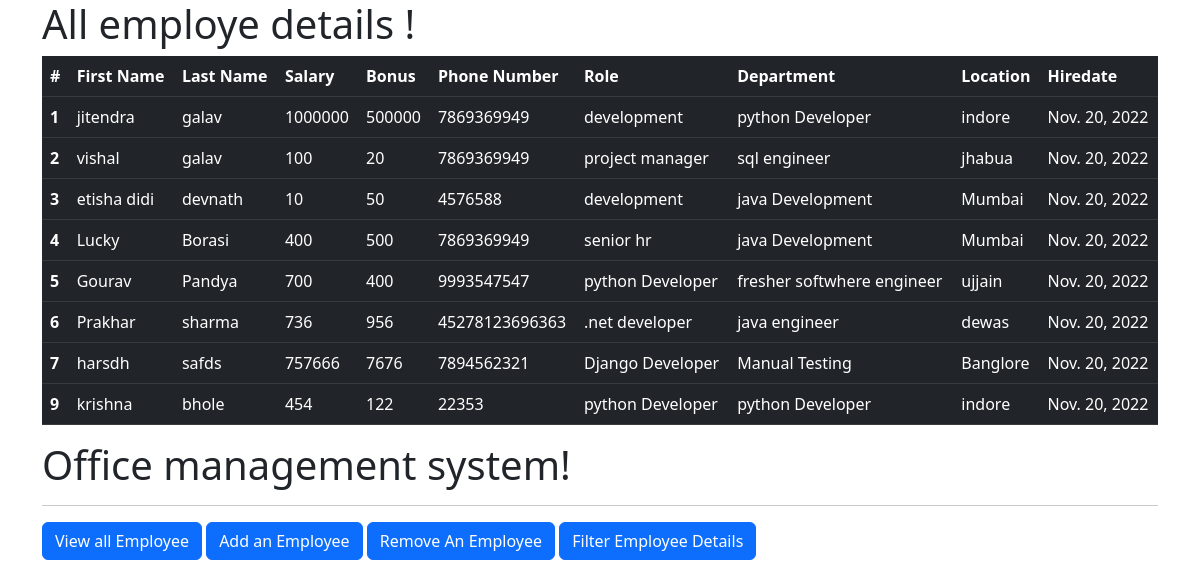
The app's page /all_emp with its own data.
### emp_app/models.py (models this page shows, shortened)
class Employee(models.Model):
    first_name = models.CharField(max_length=100, null=False)
    last_name = models.CharField(max_length=100 ,null=False)
    dept = models.ForeignKey(Department,on_delete=models.CASCADE)
    salary = models.IntegerField(default=0)
    bonus = models.IntegerField(default=0)
    Role = models.ForeignKey(Role,on_delete=models.CASCADE)
    phone = models.IntegerField(default=0)
    hire_date = models.DateField()
    def __str__(self):
        return "%s %s %s " %( self.first_name , self.last_name,self.phone)

class Role(models.Model):
    name = models.CharField(max_length=100,null=False)

class Department(models.Model):
    name = models.CharField(max_length=100,null=False)
    location = models.CharField(max_length=100)

### emp_app/views.py (the view)
# urls.py: path('all_emp',    views.all_emp,    name = 'all_emp'),
def all_emp(request):
    emps = Employee.objects.all()
    context={
        'emps' :emps
    }
    print(context)
    return render(request,'view_all_emp.html',context)

### emp_app/templates/view_all_emp.html (shortened to what this page needs)
<!doctype html>
<html lang="en">
  <head>
    <link href="https://cdn.jsdelivr.net/npm/bootstrap@5.2.2/dist/css/bootstrap.min.css" rel="stylesheet">
  </head>
  <body>
    <div class="container">
      <h1>All employe details !</h1>
      <table class="table table-dark table-hover">
        <thead class="table-dark " >
          <tr  >
            <th scope="col">#</th>
            <th scope="col">First Name</th>
            <th scope="col">Last  Name</th>
            <th scope="col">Salary</th>
            <th scope="col">Bonus</th>
            <th scope="col">Phone Number</th>
            <th scope="col">Role</th>
            <th scope="col">Department</th>
            <th scope="col">Location</th>
            <th scope="col">Hiredate</th>
          </tr>
        </thead>
        {% for emp in emps %}
        <tbody>
          <tr>
            <th scope="row">{{emp.id}}</th>
            <td>{{emp.first_name}}</td>
            <td>{{emp.last_name}}</td>
            <td>{{emp.salary}}</td>
            <td>{{emp.bonus}}</td>
            <td>{{emp.phone}}</td>
            <td>{{emp.Role.name}}</td>
            <td>{{emp.dept.name}}</td>
            <td>{{emp.dept.location}}</td>
            <td>{{emp.hire_date}}</td>
          </tr>
        </tbody>
        {% endfor %}
      </table>
        <h1>Office management system!</h1>
        <hr>
        <a class="btn btn-primary" href="/all_emp" role="button">View all Employee</a>
        <a class="btn btn-primary" href="/add_emp" role="button">Add an Employee</a>
        <a class="btn btn-primary" href="/remove_emp" role="button">Remove An Employee</a>
        <a class="btn btn-primary" href="/filter_emp" role="button">Filter Employee Details</a>
      </div>
  </body>
</html>

### records on screen
Employee: id "1", first_name "jitendra", last_name "galav", salary "1000000", bonus "500000", phone "7869369949", Role.name "development", dept.name "python Developer", dept.location "indore", hire_date "Nov. 20, 2022"
Employee: id "2", first_name "vishal", last_name "galav", salary "100", bonus "20", phone "7869369949", Role.name "project manager", dept.name "sql engineer", dept.location "jhabua", hire_date "Nov. 20, 2022"
Employee: id "3", first_name "etisha didi", last_name "devnath", salary "10", bonus "50", phone "4576588", Role.name "development", dept.name "java Development", dept.location "Mumbai", hire_date "Nov. 20, 2022"
Employee: id "4", first_name "Lucky", last_name "Borasi", salary "400", bonus "500", phone "7869369949", Role.name "senior hr", dept.name "java Development", dept.location "Mumbai", hire_date "Nov. 20, 2022"
Employee: id "5", first_name "Gourav", last_name "Pandya", salary "700", bonus "400", phone "9993547547", Role.name "python Developer", dept.name "fresher softwhere engineer", dept.location "ujjain", hire_date "Nov. 20, 2022"
Employee: id "6", first_name "Prakhar", last_name "sharma", salary "736", bonus "956", phone "45278123696363", Role.name ".net developer", dept.name "java engineer", dept.location "dewas", hire_date "Nov. 20, 2022"
Employee: id "7", first_name "harsdh", last_name "safds", salary "757666", bonus "7676", phone "7894562321", Role.name "Django Developer", dept.name "Manual Testing", dept.location "Banglore", hire_date "Nov. 20, 2022"
Employee: id "9", first_name "krishna", last_name "bhole", salary "454", bonus "122", phone "22353", Role.name "python Developer", dept.name "python Developer", dept.location "indore", hire_date "Nov. 20, 2022"
